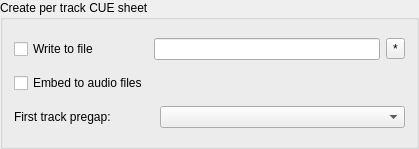
<?xml version="1.0" encoding="UTF-8"?>
<ui version="4.0">
 <class>CueGroupBox</class>
 <widget class="QGroupBox" name="CueGroupBox">
  <property name="geometry">
   <rect>
    <x>0</x>
    <y>0</y>
    <width>419</width>
    <height>149</height>
   </rect>
  </property>
  <property name="windowTitle">
   <string notr="true">GroupBox</string>
  </property>
  <property name="title">
   <string>Create per track CUE sheet</string>
  </property>
  <property name="checkable">
   <bool>false</bool>
  </property>
  <layout class="QGridLayout" name="gridLayout">
   <item row="0" column="1" colspan="2">
    <layout class="QHBoxLayout" name="horizontalLayout_6">
     <item>
      <widget class="QLineEdit" name="perTrackCueFormatEdit">
       <property name="sizePolicy">
        <sizepolicy hsizetype="Preferred" vsizetype="Fixed">
         <horstretch>0</horstretch>
         <verstretch>0</verstretch>
        </sizepolicy>
       </property>
       <property name="minimumSize">
        <size>
         <width>200</width>
         <height>0</height>
        </size>
       </property>
       <property name="toolTip">
        <string comment="Preferences dialog edit tooltip">File name format</string>
       </property>
      </widget>
     </item>
     <item>
      <widget class="OutPatternButton" name="perTrackCueFormatBtn">
       <property name="text">
        <string notr="true">*</string>
       </property>
      </widget>
     </item>
    </layout>
   </item>
   <item row="2" column="0" colspan="2">
    <widget class="QLabel" name="preGapLabel">
     <property name="text">
      <string>First track pregap:</string>
     </property>
     <property name="buddy">
      <cstring>preGapComboBox</cstring>
     </property>
    </widget>
   </item>
   <item row="2" column="2">
    <widget class="PreGapTypeComboBox" name="preGapComboBox">
     <property name="sizePolicy">
      <sizepolicy hsizetype="Preferred" vsizetype="Fixed">
       <horstretch>1</horstretch>
       <verstretch>0</verstretch>
      </sizepolicy>
     </property>
     <property name="sizeIncrement">
      <size>
       <width>0</width>
       <height>0</height>
      </size>
     </property>
    </widget>
   </item>
   <item row="0" column="0">
    <widget class="QCheckBox" name="writeToFileButton">
     <property name="text">
      <string comment="CUE mode combobox item">Write to file</string>
     </property>
    </widget>
   </item>
   <item row="1" column="0">
    <widget class="QCheckBox" name="embedButton">
     <property name="text">
      <string comment="CUE mode combobox item">Embed to audio files</string>
     </property>
    </widget>
   </item>
  </layout>
 </widget>
 <customwidgets>
  <customwidget>
   <class>OutPatternButton</class>
   <extends>QToolButton</extends>
   <header>controls.h</header>
  </customwidget>
  <customwidget>
   <class>PreGapTypeComboBox</class>
   <extends>QComboBox</extends>
   <header>cuegroupbox.h</header>
  </customwidget>
 </customwidgets>
 <resources/>
 <connections/>
</ui>
